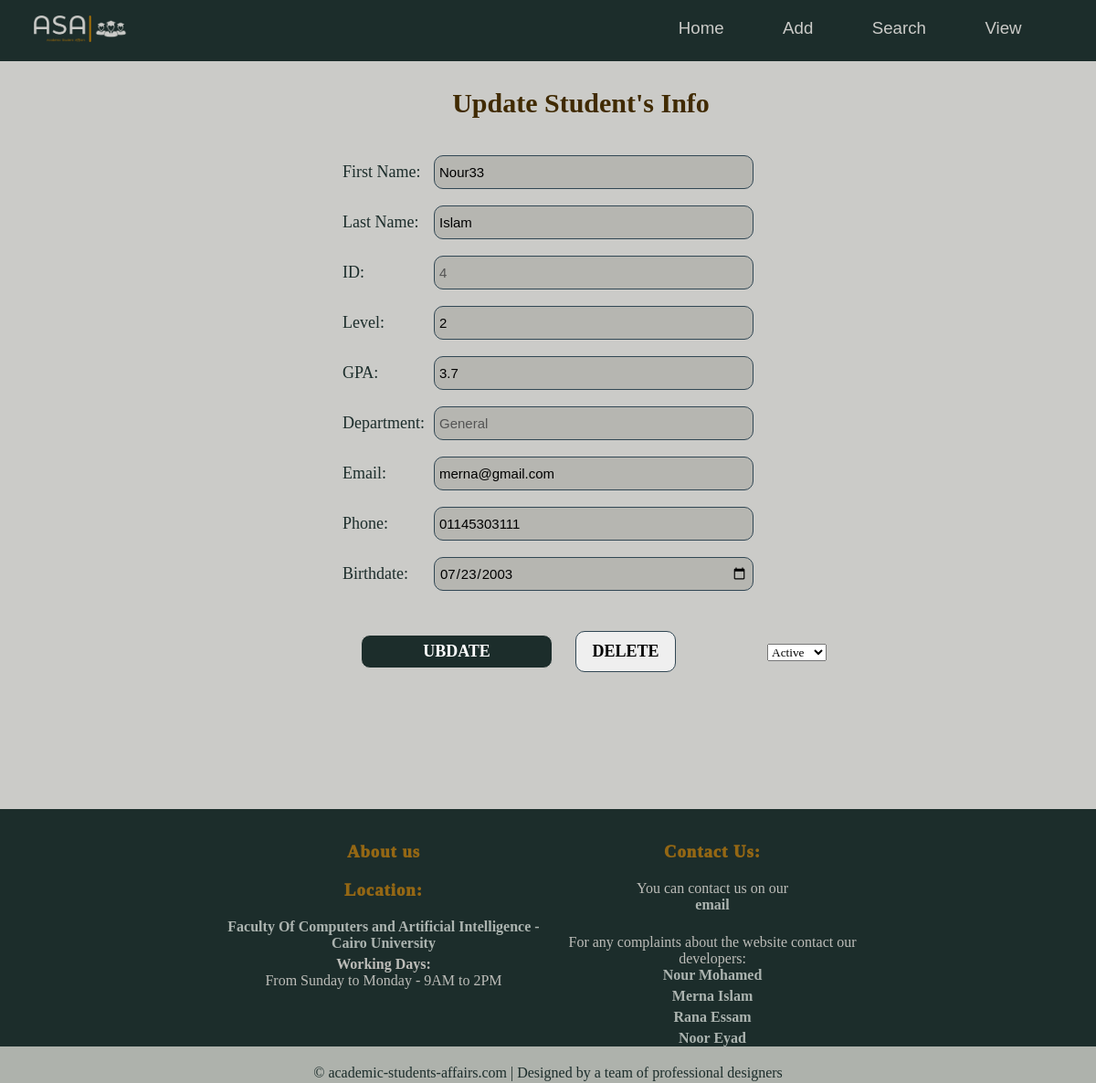
The app's page /editStudent/4, older data.
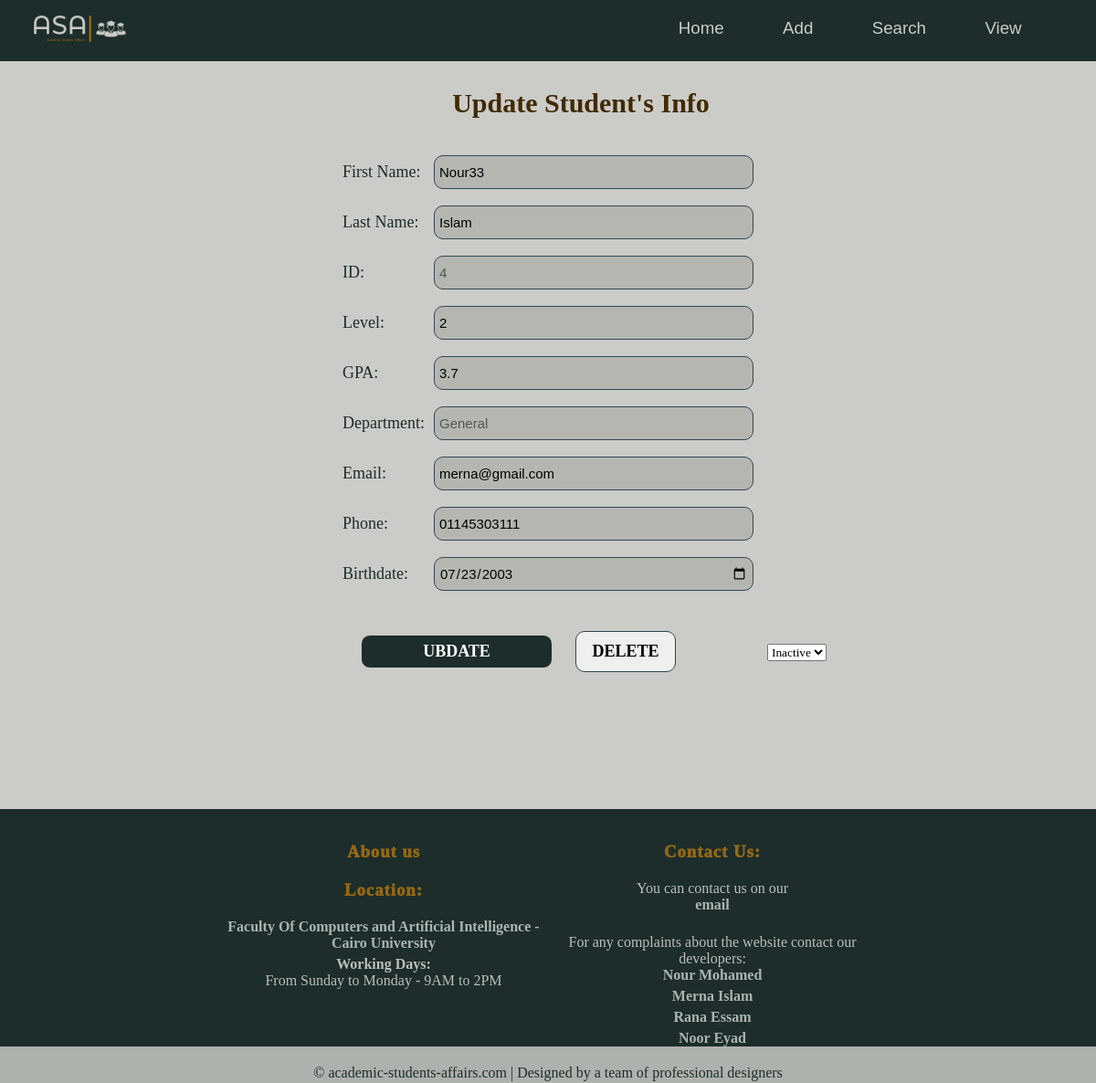
The same page, newer data.
### students/models.py (models this page shows)
class Member(models.Model):
    firstname = models.CharField(max_length=255)
    lastname = models.CharField(max_length=255)
    email = models.CharField(max_length = 50)
    phone = models.CharField(max_length=15)
    gpa = models.FloatField()
    level = models.IntegerField()
    birthdate = models.DateField()
    gender = models.CharField(max_length=6)
    dep = models.CharField(max_length= 10,  default='General')
    state = models.BooleanField(default= False)

### students/views.py (the view, shortened to what this page needs)
# urls.py: path('editStudent/<int:id>', views.editStudent, name='editStudent'),
def editStudent(request, id):
  mymember = Member.objects.get(id = id)
  template = loader.get_template('update_info_screen.html')
  context = {
    'std': mymember,
  }
  return HttpResponse(template.render(context, request))

### students/templates/update_info_screen.html (shortened to what this page needs)
{% extends "master.html" %}
{% load static %}
{% block stylesheet %}
<link rel="stylesheet" href="{% static 'update_info.css' %}">
{% endblock %}
{% block content %}
<h1 style="margin-left: 6%;"> Update Student's Info </h1>
<center>
<form style="text-align: center; " id="fields" method = "GET" onsubmit = "updateStudent()">
  <label for="first_name">First Name:</label>
  <input  type="text" name="first_name" id="first_name"  value = {{std.firstname }} required>
  <br>
  <br>
  <label for="last_name">Last Name:</label>
  <input  type="text" name="last_name" id="last_name" value = {{std.lastname }} required >
  <br>
  <br>
  <label for="id">ID:</label>
  <input  type="text" name="id" id="id" value= {{std.id}}  disabled>
  <br>
  <br>
  <label for="level">Level:</label>
  <input  type="text" name="level" id="level" value = {{std.level}}  pattern="[1-4]{1}" required>
  <br>
  <br>
  <label for="gpa">GPA:</label>
  <input  type="text" name="gpa" id="gpa" value = {{std.gpa}} required>
  <br>
  <br>
  <label for="department">Department:</label >
  <input  type="text" name="dep" id="dep" value = {{std.dep}}  disabled>
  <br>
  <br>
  <label for="email">Email:</label>
  <input  type="email" name="email" id="email" value = {{std.email}} required >
  <br>
  <br>
  <label for="phone">Phone:</label>
  <input name="phone" id="phone"  pattern="[0-9]{11}" value = {{std.phone}} required>
  <br>
  <br>
  <label for="birthdate"> Birthdate:</label>
  <input  type="date" name="birthdate" id="birthdate" value = {{std.birthdate|date:"Y-m-d"}} >
  <br>
  <br>
  <input type = "submit" value= "UBDATE" class="UBDATE" >
  <button class="delete" onclick="submit()">DELETE</button>
  <select class="dropdown" name="state" id="state"   >
           <option value ="1" {%if std.state%}selected {%endif%} >Active</option>
           <option value = "0"{%if not std.state%}selected {%endif%} >Inactive</option>
       </select>
      </center>
{% endblock %}

Row changes from the older to the newer data that the page shows:
changed Member "Nour33": state "Active" → "Inactive"
